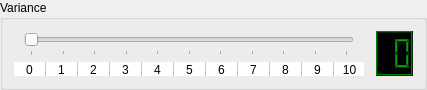
                     <widget class="QGroupBox" name="groupSkillVariance">
                      <property name="maximumSize">
                       <size>
                        <width>16777215</width>
                        <height>90</height>
                       </size>
                      </property>
                      <property name="title">
                       <string>Variance</string>
                      </property>
                      <layout class="QGridLayout" name="gridLayout_66">
                       <item row="0" column="0">
                        <layout class="QVBoxLayout" name="verticalSliderSkillVariance">
                         <property name="leftMargin">
                          <number>10</number>
                         </property>
                         <property name="rightMargin">
                          <number>16</number>
                         </property>
                         <item>
                          <widget class="QSlider" name="sliderSkillVariance">
                           <property name="sizePolicy">
                            <sizepolicy hsizetype="Expanding" vsizetype="Preferred">
                             <horstretch>0</horstretch>
                             <verstretch>15</verstretch>
                            </sizepolicy>
                           </property>
                           <property name="minimumSize">
                            <size>
                             <width>330</width>
                             <height>0</height>
                            </size>
                           </property>
                           <property name="maximumSize">
                            <size>
                             <width>330</width>
                             <height>16777215</height>
                            </size>
                           </property>
                           <property name="layoutDirection">
                            <enum>Qt::LeftToRight</enum>
                           </property>
                           <property name="maximum">
                            <number>10</number>
                           </property>
                           <property name="pageStep">
                            <number>1</number>
                           </property>
                           <property name="value">
                            <number>0</number>
                           </property>
                           <property name="orientation">
                            <enum>Qt::Horizontal</enum>
                           </property>
                           <property name="tickPosition">
                            <enum>QSlider::TicksBelow</enum>
                           </property>
                          </widget>
                         </item>
                        </layout>
                       </item>
                       <item row="0" column="1" rowspan="2">
                        <widget class="QLCDNumber" name="lcdSkillVariance">
                         <property name="palette">
                          <palette>
                           <active>
                            <colorrole role="WindowText">
                             <brush brushstyle="SolidPattern">
                              <color alpha="255">
                               <red>0</red>
                               <green>170</green>
                               <blue>0</blue>
                              </color>
                             </brush>
                            </colorrole>
                            <colorrole role="Button">
                             <brush brushstyle="SolidPattern">
                              <color alpha="255">
                               <red>0</red>
                               <green>85</green>
                               <blue>0</blue>
                              </color>
                             </brush>
                            </colorrole>
                            <colorrole role="Light">
                             <brush brushstyle="SolidPattern">
                              <color alpha="255">
                               <red>0</red>
                               <green>127</green>
                               <blue>0</blue>
                              </color>
                             </brush>
                            </colorrole>
                            <colorrole role="Midlight">
                             <brush brushstyle="SolidPattern">
                              <color alpha="255">
                               <red>0</red>
                               <green>106</green>
                               <blue>0</blue>
                              </color>
                             </brush>
                            </colorrole>
                            <colorrole role="Dark">
                             <brush brushstyle="SolidPattern">
                              <color alpha="255">
                               <red>0</red>
                               <green>42</green>
                               <blue>0</blue>
                              </color>
                             </brush>
                            </colorrole>
                            <colorrole role="Mid">
                             <brush brushstyle="SolidPattern">
                              <color alpha="255">
                               <red>0</red>
                               <green>56</green>
                               <blue>0</blue>
                              </color>
                             </brush>
                            </colorrole>
                            <colorrole role="Text">
                             <brush brushstyle="SolidPattern">
                              <color alpha="255">
                               <red>255</red>
                               <green>255</green>
                               <blue>255</blue>
                              </color>
                             </brush>
                            </colorrole>
                            <colorrole role="BrightText">
                             <brush brushstyle="SolidPattern">
                              <color alpha="255">
                               <red>255</red>
                               <green>255</green>
                               <blue>255</blue>
                              </color>
                             </brush>
                            </colorrole>
                            <colorrole role="ButtonText">
                             <brush brushstyle="SolidPattern">
                              <color alpha="255">
                               <red>255</red>
                               <green>255</green>
                               <blue>255</blue>
                              </color>
                             </brush>
                            </colorrole>
                            <colorrole role="Base">
                             <brush brushstyle="SolidPattern">
                              <color alpha="255">
                               <red>0</red>
                               <green>0</green>
                               <blue>0</blue>
                              </color>
                             </brush>
                            </colorrole>
                            <colorrole role="Window">
                             <brush brushstyle="SolidPattern">
                              <color alpha="255">
                               <red>0</red>
                               <green>0</green>
                               <blue>0</blue>
                              </color>
                             </brush>
                            </colorrole>
                            <colorrole role="Shadow">
                             <brush brushstyle="SolidPattern">
                              <color alpha="255">
                               <red>0</red>
                               <green>0</green>
                               <blue>0</blue>
                              </color>
                             </brush>
                            </colorrole>
                            <colorrole role="AlternateBase">
                             <brush brushstyle="SolidPattern">
                              <color alpha="255">
                               <red>0</red>
                               <green>42</green>
                               <blue>0</blue>
                              </color>
                             </brush>
                            </colorrole>
                            <colorrole role="ToolTipBase">
                             <brush brushstyle="SolidPattern">
                              <color alpha="255">
                               <red>255</red>
                               <green>255</green>
                               <blue>220</blue>
                              </color>
                             </brush>
                            </colorrole>
                            <colorrole role="ToolTipText">
                             <brush brushstyle="SolidPattern">
                              <color alpha="255">
                               <red>0</red>
                               <green>0</green>
                               <blue>0</blue>
                              </color>
                             </brush>
                            </colorrole>
                           </active>
                           <inactive>
                            <colorrole role="WindowText">
                             <brush brushstyle="SolidPattern">
                              <color alpha="255">
                               <red>0</red>
                               <green>170</green>
                               <blue>0</blue>
                              </color>
                             </brush>
                            </colorrole>
                            <colorrole role="Button">
                             <brush brushstyle="SolidPattern">
                              <color alpha="255">
                               <red>0</red>
                               <green>85</green>
                               <blue>0</blue>
                              </color>
                             </brush>
                            </colorrole>
                            <colorrole role="Light">
                             <brush brushstyle="SolidPattern">
                              <color alpha="255">
                               <red>0</red>
                               <green>127</green>
                               <blue>0</blue>
                              </color>
                             </brush>
                            </colorrole>
                            <colorrole role="Midlight">
                             <brush brushstyle="SolidPattern">
                              <color alpha="255">
                               <red>0</red>
                               <green>106</green>
                               <blue>0</blue>
                              </color>
                             </brush>
                            </colorrole>
                            <colorrole role="Dark">
                             <brush brushstyle="SolidPattern">
                              <color alpha="255">
                               <red>0</red>
                               <green>42</green>
                               <blue>0</blue>
                              </color>
                             </brush>
                            </colorrole>
                            <colorrole role="Mid">
                             <brush brushstyle="SolidPattern">
                              <color alpha="255">
                               <red>0</red>
                               <green>56</green>
                               <blue>0</blue>
                              </color>
                             </brush>
                            </colorrole>
                            <colorrole role="Text">
                             <brush brushstyle="SolidPattern">
                              <color alpha="255">
                               <red>255</red>
                               <green>255</green>
                               <blue>255</blue>
                              </color>
                             </brush>
                            </colorrole>
                            <colorrole role="BrightText">
                             <brush brushstyle="SolidPattern">
                              <color alpha="255">
                               <red>255</red>
                               <green>255</green>
                               <blue>255</blue>
                              </color>
                             </brush>
                            </colorrole>
                            <colorrole role="ButtonText">
                             <brush brushstyle="SolidPattern">
                              <color alpha="255">
                               <red>255</red>
                               <green>255</green>
                               <blue>255</blue>
                              </color>
                             </brush>
                            </colorrole>
                            <colorrole role="Base">
                             <brush brushstyle="SolidPattern">
                              <color alpha="255">
                               <red>0</red>
                               <green>0</green>
                               <blue>0</blue>
                              </color>
                             </brush>
                            </colorrole>
                            <colorrole role="Window">
                             <brush brushstyle="SolidPattern">
                              <color alpha="255">
                               <red>0</red>
                               <green>0</green>
                               <blue>0</blue>
                              </color>
                             </brush>
                            </colorrole>
                            <colorrole role="Shadow">
                             <brush brushstyle="SolidPattern">
                              <color alpha="255">
                               <red>0</red>
                               <green>0</green>
                               <blue>0</blue>
                              </color>
                             </brush>
                            </colorrole>
                            <colorrole role="AlternateBase">
                             <brush brushstyle="SolidPattern">
                              <color alpha="255">
                               <red>0</red>
                               <green>42</green>
                               <blue>0</blue>
                              </color>
                             </brush>
                            </colorrole>
                            <colorrole role="ToolTipBase">
                             <brush brushstyle="SolidPattern">
                              <color alpha="255">
                               <red>255</red>
                               <green>255</green>
                               <blue>220</blue>
                              </color>
                             </brush>
                            </colorrole>
                            <colorrole role="ToolTipText">
                             <brush brushstyle="SolidPattern">
                              <color alpha="255">
                               <red>0</red>
                               <green>0</green>
                               <blue>0</blue>
                              </color>
                             </brush>
                            </colorrole>
                           </inactive>
                           <disabled>
                            <colorrole role="WindowText">
                             <brush brushstyle="SolidPattern">
                              <color alpha="255">
                               <red>0</red>
                               <green>42</green>
                               <blue>0</blue>
                              </color>
                             </brush>
                            </colorrole>
                            <colorrole role="Button">
                             <brush brushstyle="SolidPattern">
                              <color alpha="255">
                               <red>0</red>
                               <green>85</green>
                               <blue>0</blue>
                              </color>
                             </brush>
                            </colorrole>
                            <colorrole role="Light">
                             <brush brushstyle="SolidPattern">
                              <color alpha="255">
                               <red>0</red>
                               <green>127</green>
                               <blue>0</blue>
                              </color>
                             </brush>
                            </colorrole>
                            <colorrole role="Midlight">
                             <brush brushstyle="SolidPattern">
                              <color alpha="255">
                               <red>0</red>
                               <green>106</green>
                               <blue>0</blue>
                              </color>
                             </brush>
                            </colorrole>
                            <colorrole role="Dark">
                             <brush brushstyle="SolidPattern">
                              <color alpha="255">
                               <red>0</red>
                               <green>42</green>
                               <blue>0</blue>
                              </color>
                             </brush>
                            </colorrole>
                            <colorrole role="Mid">
                             <brush brushstyle="SolidPattern">
                              <color alpha="255">
                               <red>0</red>
                               <green>56</green>
                               <blue>0</blue>
                              </color>
                             </brush>
                            </colorrole>
                            <colorrole role="Text">
                             <brush brushstyle="SolidPattern">
                              <color alpha="255">
                               <red>0</red>
                               <green>42</green>
                               <blue>0</blue>
                              </color>
                             </brush>
                            </colorrole>
                            <colorrole role="BrightText">
                             <brush brushstyle="SolidPattern">
                              <color alpha="255">
                               <red>255</red>
                               <green>255</green>
                               <blue>255</blue>
                              </color>
                             </brush>
                            </colorrole>
                            <colorrole role="ButtonText">
                             <brush brushstyle="SolidPattern">
                              <color alpha="255">
                               <red>0</red>
                               <green>42</green>
                               <blue>0</blue>
                              </color>
                             </brush>
                            </colorrole>
                            <colorrole role="Base">
                             <brush brushstyle="SolidPattern">
                              <color alpha="255">
                               <red>0</red>
                               <green>0</green>
                               <blue>0</blue>
                              </color>
                             </brush>
                            </colorrole>
                            <colorrole role="Window">
                             <brush brushstyle="SolidPattern">
                              <color alpha="255">
                               <red>0</red>
                               <green>0</green>
                               <blue>0</blue>
                              </color>
                             </brush>
                            </colorrole>
                            <colorrole role="Shadow">
                             <brush brushstyle="SolidPattern">
                              <color alpha="255">
                               <red>0</red>
                               <green>0</green>
                               <blue>0</blue>
                              </color>
                             </brush>
                            </colorrole>
                            <colorrole role="AlternateBase">
                             <brush brushstyle="SolidPattern">
                              <color alpha="255">
                               <red>0</red>
                               <green>85</green>
                               <blue>0</blue>
                              </color>
                             </brush>
                            </colorrole>
                            <colorrole role="ToolTipBase">
                             <brush brushstyle="SolidPattern">
                              <color alpha="255">
                               <red>255</red>
                               <green>255</green>
                               <blue>220</blue>
                              </color>
                             </brush>
                            </colorrole>
                            <colorrole role="ToolTipText">
                             <brush brushstyle="SolidPattern">
                              <color alpha="255">
                               <red>0</red>
                               <green>0</green>
                               <blue>0</blue>
                              </color>
                             </brush>
                            </colorrole>
                           </disabled>
                          </palette>
                         </property>
                         <property name="autoFillBackground">
                          <bool>true</bool>
                         </property>
                         <property name="frameShape">
                          <enum>QFrame::Box</enum>
                         </property>
                         <property name="frameShadow">
                          <enum>QFrame::Raised</enum>
                         </property>
                         <property name="lineWidth">
                          <number>1</number>
                         </property>
                         <property name="smallDecimalPoint">
                          <bool>false</bool>
                         </property>
                         <property name="numDigits">
                          <number>2</number>
                         </property>
                         <property name="digitCount">
                          <number>2</number>
                         </property>
                         <property name="value" stdset="0">
                          <double>0.000000000000000</double>
                         </property>
                        </widget>
                       </item>
                       <item row="1" column="0">
                        <widget class="QTableWidget" name="tableSkillC">
                         <property name="minimumSize">
                          <size>
                           <width>350</width>
                           <height>0</height>
                          </size>
                         </property>
                         <property name="maximumSize">
                          <size>
                           <width>350</width>
                           <height>14</height>
                          </size>
                         </property>
                         <property name="frameShape">
                          <enum>QFrame::NoFrame</enum>
                         </property>
                         <property name="lineWidth">
                          <number>0</number>
                         </property>
                         <property name="verticalScrollBarPolicy">
                          <enum>Qt::ScrollBarAlwaysOff</enum>
                         </property>
                         <property name="horizontalScrollBarPolicy">
                          <enum>Qt::ScrollBarAlwaysOff</enum>
                         </property>
                         <property name="autoScroll">
                          <bool>false</bool>
                         </property>
                         <property name="editTriggers">
                          <set>QAbstractItemView::NoEditTriggers</set>
                         </property>
                         <property name="tabKeyNavigation">
                          <bool>false</bool>
                         </property>
                         <property name="showDropIndicator" stdset="0">
                          <bool>false</bool>
                         </property>
                         <property name="dragDropOverwriteMode">
                          <bool>false</bool>
                         </property>
                         <property name="selectionMode">
                          <enum>QAbstractItemView::NoSelection</enum>
                         </property>
                         <property name="textElideMode">
                          <enum>Qt::ElideRight</enum>
                         </property>
                         <property name="gridStyle">
                          <enum>Qt::SolidLine</enum>
                         </property>
                         <property name="wordWrap">
                          <bool>false</bool>
                         </property>
                         <property name="cornerButtonEnabled">
                          <bool>false</bool>
                         </property>
                         <property name="rowCount">
                          <number>1</number>
                         </property>
                         <attribute name="horizontalHeaderVisible">
                          <bool>false</bool>
                         </attribute>
                         <attribute name="horizontalHeaderDefaultSectionSize">
                          <number>32</number>
                         </attribute>
                         <attribute name="verticalHeaderVisible">
                          <bool>false</bool>
                         </attribute>
                         <attribute name="verticalHeaderDefaultSectionSize">
                          <number>16</number>
                         </attribute>
                         <row>
                          <property name="text">
                           <string>New Row</string>
                          </property>
                         </row>
                         <column>
                          <property name="text">
                           <string>0</string>
                          </property>
                         </column>
                         <column>
                          <property name="text">
                           <string>1</string>
                          </property>
                         </column>
                         <column>
                          <property name="text">
                           <string>2</string>
                          </property>
                         </column>
                         <column>
                          <property name="text">
                           <string>3</string>
                          </property>
                         </column>
                         <column>
                          <property name="text">
                           <string>4</string>
                          </property>
                         </column>
                         <column>
                          <property name="text">
                           <string>5</string>
                          </property>
                         </column>
                         <column>
                          <property name="text">
                           <string>6</string>
                          </property>
                         </column>
                         <column>
                          <property name="text">
                           <string>7</string>
                          </property>
                         </column>
                         <column>
                          <property name="text">
                           <string>8</string>
                          </property>
                         </column>
                         <column>
                          <property name="text">
                           <string>9</string>
                          </property>
                         </column>
                         <column>
                          <property name="text">
                           <string>10</string>
                          </property>
                         </column>
                         <item row="0" column="0">
                          <property name="text">
                           <string>0</string>
                          </property>
                          <property name="textAlignment">
                           <set>AlignHCenter|AlignVCenter|AlignCenter</set>
                          </property>
                         </item>
                         <item row="0" column="1">
                          <property name="text">
                           <string>1</string>
                          </property>
                          <property name="textAlignment">
                           <set>AlignHCenter|AlignVCenter|AlignCenter</set>
                          </property>
                         </item>
                         <item row="0" column="2">
                          <property name="text">
                           <string>2</string>
                          </property>
                          <property name="textAlignment">
                           <set>AlignHCenter|AlignVCenter|AlignCenter</set>
                          </property>
                         </item>
                         <item row="0" column="3">
                          <property name="text">
                           <string>3</string>
                          </property>
                          <property name="textAlignment">
                           <set>AlignHCenter|AlignVCenter|AlignCenter</set>
                          </property>
                         </item>
                         <item row="0" column="4">
                          <property name="text">
                           <string>4</string>
                          </property>
                          <property name="textAlignment">
                           <set>AlignHCenter|AlignVCenter|AlignCenter</set>
                          </property>
                         </item>
                         <item row="0" column="5">
                          <property name="text">
                           <string>5</string>
                          </property>
                          <property name="textAlignment">
                           <set>AlignHCenter|AlignVCenter|AlignCenter</set>
                          </property>
                         </item>
                         <item row="0" column="6">
                          <property name="text">
                           <string>6</string>
                          </property>
                          <property name="textAlignment">
                           <set>AlignHCenter|AlignVCenter|AlignCenter</set>
                          </property>
                         </item>
                         <item row="0" column="7">
                          <property name="text">
                           <string>7</string>
                          </property>
                          <property name="textAlignment">
                           <set>AlignHCenter|AlignVCenter|AlignCenter</set>
                          </property>
                         </item>
                         <item row="0" column="8">
                          <property name="text">
                           <string>8</string>
                          </property>
                          <property name="textAlignment">
                           <set>AlignHCenter|AlignVCenter|AlignCenter</set>
                          </property>
                         </item>
                         <item row="0" column="9">
                          <property name="text">
                           <string>9</string>
                          </property>
                          <property name="textAlignment">
                           <set>AlignHCenter|AlignVCenter|AlignCenter</set>
                          </property>
                         </item>
                         <item row="0" column="10">
                          <property name="text">
                           <string>10</string>
                          </property>
                          <property name="textAlignment">
                           <set>AlignHCenter|AlignVCenter|AlignCenter</set>
                          </property>
                         </item>
                        </widget>
                       </item>
                      </layout>
                     </widget>
